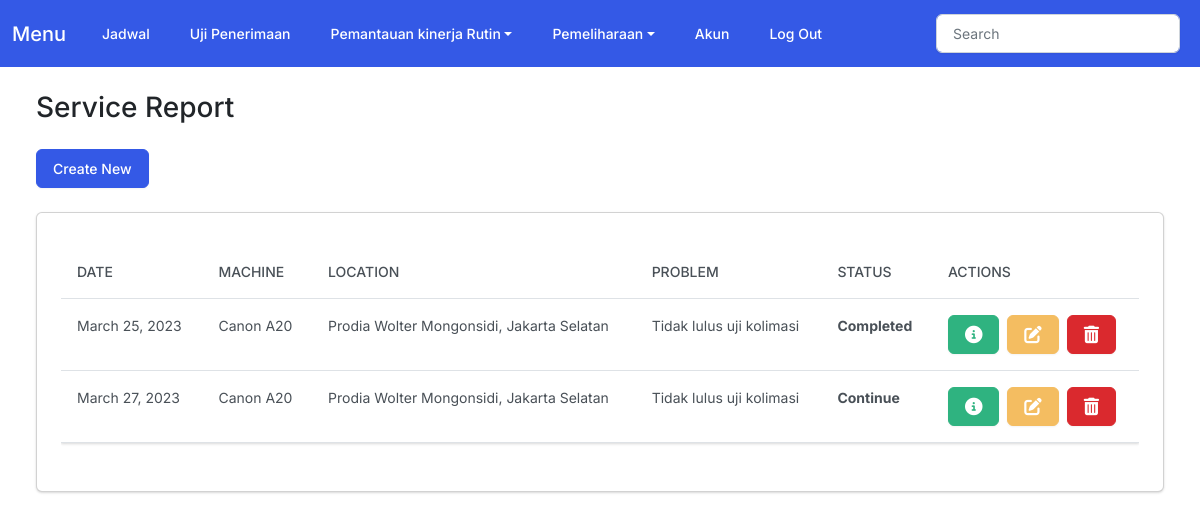
Page /home_service (signed in) on the committed database.
### myapp/models.py (models this page shows)
class Service(models.Model):
    EMG = 'EMERGENCY'
    NONEMG = 'NON-EMERGENCY'
    CONTRACT = 'CONTRACT'
    INSTALL = 'INSTALL'
    WARRANTY = 'WARRANTY'
    OTHER = 'OTHER'
    CHOICES = (
        (EMG, 'Emergency'),
        (NONEMG, 'Non-emergency'),
        (CONTRACT, 'Contract'),
        (INSTALL, 'Install'),
        (WARRANTY, 'Warranty'),
        (OTHER, 'Other'),
    )
    user = models.ForeignKey(User, on_delete=models.CASCADE, null=True)
    task_date = models.DateField(null=True)
    address = models.CharField(max_length=150)
    complain_num = models.CharField(max_length=150)
    service_type = models.CharField(max_length=100, choices=CHOICES, default=NONEMG)
    brand = models.CharField(max_length=150)
    type = models.CharField(max_length=150)
    serial = models.CharField(max_length=150)
    problem = models.CharField(max_length=350)
    repair = models.CharField(max_length=350)
    cust_name = models.CharField(max_length=150)
    tech_name = models.CharField(max_length=150)
    is_completed = models.BooleanField('completed', default=False)
    is_continue = models.BooleanField('continue', default=False)

### myapp/views.py (the view)
# urls.py: path('home_service', views.home_service, name='home_service'),
@login_required
def home_service(request):
    service = Service.objects.filter(user=request.user)
    return render(request, 'myapp/service.html', {
        'service': service
    })

### myapp/templates/myapp/service.html (shortened to what this page needs)
{% extends 'myapp/base.html' %}
{% block body %}
<h3 class="m-4">Service Report</h3>
<div class="row">
    <div class="col-12">
        <a href="{% url 'add_service' %}" class="btn btn-primary ms-4 me-4 mb-4">Create New</a>
        {% if service %}
        <div class="card bg-secondary ms-4 me-4 mb-4">
            <div class="card-body">
                <p class="card-text">
                <div class="table-responsive">
                    <table class="table table-hover">
                        <thead>
                            <tr>
                                <th scope="col">Date</th>
                                <th scope="col">Machine</th>
                                <th scope="col">Location</th>
                                <th scope="col">Problem</th>
                                <th scope="col">Status</th>
                                <th scope="col">Actions</th>
                            </tr>
                        </thead>
                        <tbody class="myTable">
                            {% for service in service %}
                            <tr>
                                <td>{{service.task_date}}</td>
                                <td>{{service.brand}} {{service.type}}</td>
                                <td>{{service.address}}</td>
                                <td>{{service.problem}}</td>
                                <td> {% if service.is_completed %}
                                    <strong>Completed</strong>
                                    {% elif service.is_continue %}
                                    <strong>Continue</strong>
                                    {% else %}
                                    <strong>Pending</strong>
                                    {% endif %}
                                </td>
                                <td>
                                    <button type="button" class="btn btn-success me-1"
                                        href="{% url 'view_service' service.id %}" data-bs-toggle="modal"
                                        data-bs-target="#myModal{{service.id}}">
                                        </button>
                                    <a href="{% url 'edit_service' service.id %}" class="btn btn-warning me-1"></a>
                                    <button class="btn btn-danger" data-bs-toggle="modal"
                                        data-bs-target="#delete_service{{service.id}}"></button>
                                </td>
                            </tr>
                            {% endfor %}
                        </tbody>
                    </table>
                </div>
                </p>
            </div>
        </div>
        {% else %}
        <h5 class="alert alert-primary ms-4 me-4">Belum ada Service Report</h5>
        {% endif %}
    </div>
</div>
{% endblock %}

### rows in the picture
Service: task_date "March 25, 2023", brand "Canon", type "A20", address "Prodia Wolter Mongonsidi, Jakarta Selatan", problem "Tidak lulus uji kolimasi", is_completed "Completed"
Service: task_date "March 27, 2023", brand "Canon", type "A20", address "Prodia Wolter Mongonsidi, Jakarta Selatan", problem "Tidak lulus uji kolimasi", is_completed "Continue"
